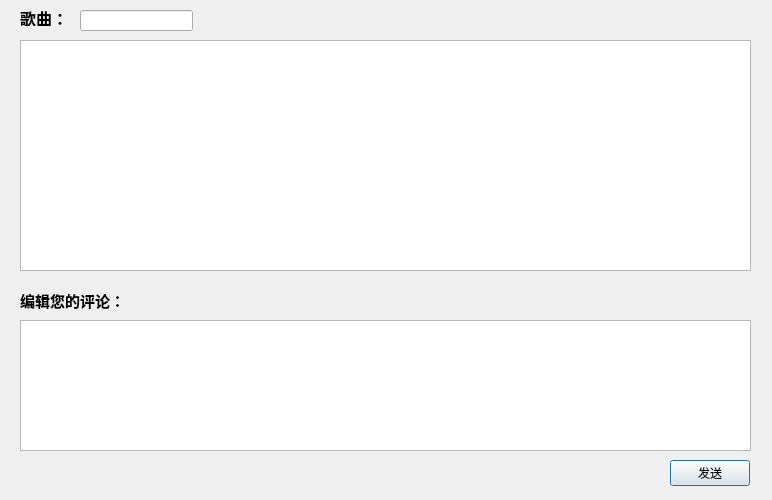
<?xml version="1.0" encoding="UTF-8"?>
<ui version="4.0">
 <class>comment</class>
 <widget class="QDialog" name="comment">
  <property name="geometry">
   <rect>
    <x>0</x>
    <y>0</y>
    <width>772</width>
    <height>500</height>
   </rect>
  </property>
  <property name="windowTitle">
   <string>Dialog</string>
  </property>
  <property name="styleSheet">
   <string notr="true"/>
  </property>
  <widget class="QLabel" name="label">
   <property name="geometry">
    <rect>
     <x>20</x>
     <y>10</y>
     <width>51</width>
     <height>16</height>
    </rect>
   </property>
   <property name="font">
    <font>
     <family>Calibri</family>
     <pointsize>12</pointsize>
     <weight>75</weight>
     <bold>true</bold>
    </font>
   </property>
   <property name="text">
    <string>歌曲：</string>
   </property>
  </widget>
  <widget class="QPushButton" name="sendButton">
   <property name="geometry">
    <rect>
     <x>670</x>
     <y>460</y>
     <width>80</width>
     <height>26</height>
    </rect>
   </property>
   <property name="text">
    <string>发送</string>
   </property>
  </widget>
  <widget class="QLineEdit" name="lineEdit">
   <property name="geometry">
    <rect>
     <x>80</x>
     <y>10</y>
     <width>113</width>
     <height>21</height>
    </rect>
   </property>
  </widget>
  <widget class="QTextEdit" name="messBrowser">
   <property name="geometry">
    <rect>
     <x>20</x>
     <y>40</y>
     <width>731</width>
     <height>231</height>
    </rect>
   </property>
   <property name="readOnly">
    <bool>true</bool>
   </property>
  </widget>
  <widget class="QTextEdit" name="messEdit">
   <property name="geometry">
    <rect>
     <x>20</x>
     <y>320</y>
     <width>731</width>
     <height>131</height>
    </rect>
   </property>
  </widget>
  <widget class="QLabel" name="label_2">
   <property name="geometry">
    <rect>
     <x>20</x>
     <y>290</y>
     <width>131</width>
     <height>21</height>
    </rect>
   </property>
   <property name="font">
    <font>
     <family>Calibri</family>
     <pointsize>11</pointsize>
     <weight>75</weight>
     <bold>true</bold>
    </font>
   </property>
   <property name="text">
    <string>编辑您的评论：</string>
   </property>
  </widget>
 </widget>
 <resources/>
 <connections/>
</ui>
